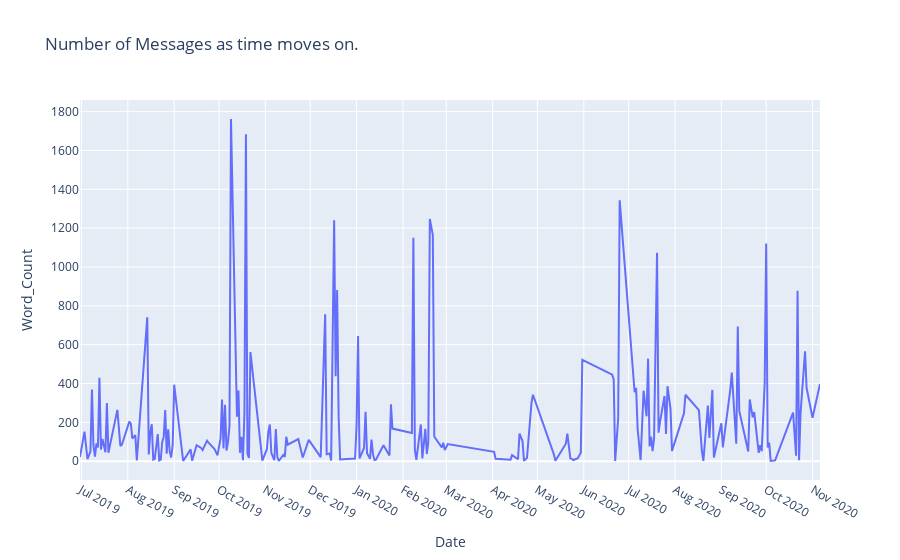

This figure's notebook cell:
### Code cell
date_df = messages_df.groupby("Date").sum()
date_df.reset_index(inplace=True)
fig = px.line(date_df, x="Date", y="Word_Count", title='Number of Messages as time moves on.')
fig.update_xaxes(nticks=20)
fig.show()

### Figure 1 — Plotly figure (JSON) as saved in the notebook; plotly's stock layout.template omitted (floating-point values rounded to 4 significant figures; data arrays with more than 128 entries replaced by an {"elided": "..."} marker saying what was removed)
{"data": [{"hovertemplate": "Date=%{x}<br>Word_Count=%{y}<extra></extra>", "legendgroup": "", "line": {"color": "#636efa", "dash": "solid"}, "mode": "lines", "name": "", "orientation": "v", "showlegend": false, "type": "scatter", "x": {"elided": "227 str values"}, "xaxis": "x", "y": {"elided": "227 int values"}, "yaxis": "y"}], "layout": {"legend": {"tracegroupgap": 0}, "title": {"text": "Number of Messages as time moves on."}, "xaxis": {"anchor": "y", "domain": [0, 1], "nticks": 20, "title": {"text": "Date"}}, "yaxis": {"anchor": "x", "domain": [0, 1], "title": {"text": "Word_Count"}}}}
